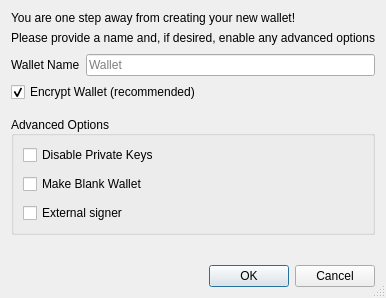
<?xml version="1.0" encoding="UTF-8"?>
<ui version="4.0">
 <class>CreateWalletDialog</class>
 <widget class="QDialog" name="CreateWalletDialog">
  <property name="geometry">
   <rect>
    <x>0</x>
    <y>0</y>
    <width>371</width>
    <height>298</height>
   </rect>
  </property>
  <property name="windowTitle">
   <string>Create Wallet</string>
  </property>
  <property name="sizeGripEnabled">
   <bool>true</bool>
  </property>
  <layout class="QVBoxLayout" name="verticalLayout">
   <item>
    <widget class="QLabel" name="label_description">
     <property name="sizePolicy">
      <sizepolicy hsizetype="Preferred" vsizetype="Preferred">
       <horstretch>0</horstretch>
       <verstretch>0</verstretch>
      </sizepolicy>
     </property>
     <property name="text">
      <string>You are one step away from creating your new wallet!</string>
     </property>
     <property name="alignment">
      <set>Qt::AlignLeading|Qt::AlignLeft|Qt::AlignVCenter</set>
     </property>
     <property name="wordWrap">
      <bool>false</bool>
     </property>
    </widget>
   </item>
   <item>
    <widget class="QLabel" name="label_subdescription">
     <property name="text">
      <string>Please provide a name and, if desired, enable any advanced options</string>
     </property>
    </widget>
   </item>
   <item>
    <spacer name="verticalSpacer">
     <property name="orientation">
      <enum>Qt::Vertical</enum>
     </property>
     <property name="sizeType">
      <enum>QSizePolicy::Fixed</enum>
     </property>
     <property name="sizeHint" stdset="0">
      <size>
       <width>20</width>
       <height>3</height>
      </size>
     </property>
    </spacer>
   </item>
   <item>
    <layout class="QHBoxLayout" name="horizontalLayout">
     <item>
      <widget class="QLabel" name="wallet_name_label">
       <property name="text">
        <string>Wallet Name</string>
       </property>
      </widget>
     </item>
     <item>
      <widget class="QLineEdit" name="wallet_name_line_edit">
       <property name="minimumSize">
        <size>
         <width>262</width>
         <height>0</height>
        </size>
       </property>
       <property name="placeholderText">
        <string>Wallet</string>
       </property>
      </widget>
     </item>
    </layout>
   </item>
   <item>
    <widget class="QCheckBox" name="encrypt_wallet_checkbox">
     <property name="toolTip">
      <string>Encrypt the wallet with a passphrase of your choice. This protects private keys and enables authenticated wallet loads that avoid repeated plaintext PQC key validation.</string>
     </property>
     <property name="text">
      <string>Encrypt Wallet (recommended)</string>
     </property>
     <property name="checked">
      <bool>true</bool>
     </property>
    </widget>
   </item>
   <item>
    <spacer name="verticalSpacer_1">
     <property name="orientation">
      <enum>Qt::Vertical</enum>
     </property>
     <property name="sizeType">
      <enum>QSizePolicy::Fixed</enum>
     </property>
     <property name="sizeHint" stdset="0">
      <size>
       <width>20</width>
       <height>8</height>
      </size>
     </property>
    </spacer>
   </item>
   <item>
    <widget class="QGroupBox" name="groupBox">
     <property name="title">
      <string>Advanced Options</string>
     </property>
     <property name="alignment">
      <set>Qt::AlignLeading|Qt::AlignLeft|Qt::AlignVCenter</set>
     </property>
     <property name="flat">
      <bool>false</bool>
     </property>
     <property name="checkable">
      <bool>false</bool>
     </property>
     <layout class="QVBoxLayout" name="verticalLayout_groupbox">
      <property name="spacing">
       <number>9</number>
      </property>
      <item>
       <widget class="QCheckBox" name="disable_privkeys_checkbox">
        <property name="enabled">
         <bool>true</bool>
        </property>
        <property name="toolTip">
         <string>Disable private keys for this wallet. Wallets with private keys disabled will have no private keys and cannot have an HD seed or imported private keys. This is ideal for watch-only wallets.</string>
        </property>
        <property name="text">
         <string>Disable Private Keys</string>
        </property>
       </widget>
      </item>
      <item>
       <widget class="QCheckBox" name="blank_wallet_checkbox">
        <property name="toolTip">
         <string>Make a blank wallet. Blank wallets do not initially have private keys or scripts. Private keys and addresses can be imported, or an HD seed can be set, at a later time.</string>
        </property>
        <property name="text">
         <string>Make Blank Wallet</string>
        </property>
       </widget>
      </item>
      <item>
       <widget class="QCheckBox" name="external_signer_checkbox">
        <property name="toolTip">
         <string>Use an external signing device such as a hardware wallet. Configure the external signer script in wallet preferences first.</string>
        </property>
        <property name="text">
         <string>External signer</string>
        </property>
       </widget>
      </item>
     </layout>
    </widget>
   </item>
   <item>
    <spacer name="verticalSpacer_2">
     <property name="orientation">
      <enum>Qt::Vertical</enum>
     </property>
     <property name="sizeHint" stdset="0">
      <size>
       <width>20</width>
       <height>0</height>
      </size>
     </property>
    </spacer>
   </item>
   <item>
    <widget class="QDialogButtonBox" name="buttonBox">
     <property name="orientation">
      <enum>Qt::Horizontal</enum>
     </property>
     <property name="standardButtons">
      <set>QDialogButtonBox::Cancel|QDialogButtonBox::Ok</set>
     </property>
    </widget>
   </item>
  </layout>
 </widget>
 <tabstops>
  <tabstop>wallet_name_line_edit</tabstop>
  <tabstop>encrypt_wallet_checkbox</tabstop>
  <tabstop>disable_privkeys_checkbox</tabstop>
  <tabstop>blank_wallet_checkbox</tabstop>
  <tabstop>external_signer_checkbox</tabstop>
 </tabstops>
 <resources/>
 <connections>
  <connection>
   <sender>buttonBox</sender>
   <signal>accepted()</signal>
   <receiver>CreateWalletDialog</receiver>
   <slot>accept()</slot>
   <hints>
    <hint type="sourcelabel">
     <x>248</x>
     <y>254</y>
    </hint>
    <hint type="destinationlabel">
     <x>157</x>
     <y>274</y>
    </hint>
   </hints>
  </connection>
  <connection>
   <sender>buttonBox</sender>
   <signal>rejected()</signal>
   <receiver>CreateWalletDialog</receiver>
   <slot>reject()</slot>
   <hints>
    <hint type="sourcelabel">
     <x>316</x>
     <y>260</y>
    </hint>
    <hint type="destinationlabel">
     <x>286</x>
     <y>274</y>
    </hint>
   </hints>
  </connection>
 </connections>
</ui>
